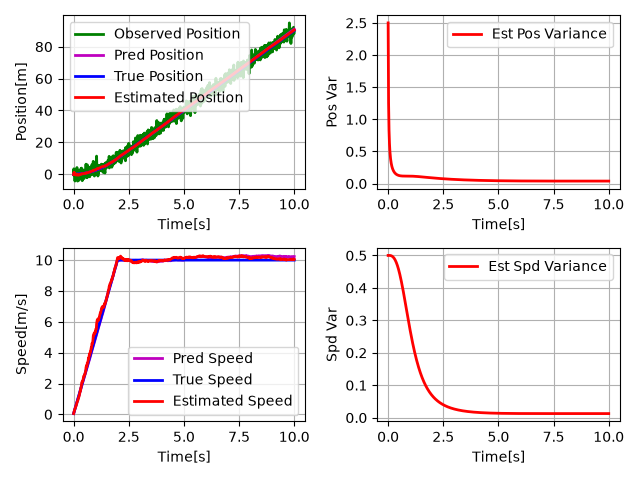

The Python source for this figure:
"""
kalman_filter_1d_pos_spd.py

Title: Kalman Filter 1D
Description: Estimates a 1 dimensional position and speed with a Linear Kalman Filter using a noisy acceleration and LiDAR observation
Author: Shisato Yano
"""

# Linear Kalman Filter sample program to estimate 1 dimensional position and speed.
#
# A vehicle drives at a velocity, v.
# The velocity, v is accelerated by acceleration, a.
# A LiDAR observes a distance to the vehicle, z.
# The acceleration, a and distance, z include Gussian noise.
# This system can predict the position and velocity with the acceleration
# and observe the distance with the LiDAR. And then, the position and velocity
# can be estimated by Kalman Filter.

import numpy as np
import matplotlib.pyplot as plt

# parameters
INTERVAL_SEC = 0.01
TIME_LIMIT_SEC = 10.0
TIME_LIMIT_ACCEL_SEC = 2.0
INPUT_ACCEL_MS2 = 5.0
INPUT_NOISE_VARIANCE = 0.5
OBSERVATION_NOISE_VARIANCE = 5.0

# flag to switch showing output graph or not
show_plot = True


class MotionModel:
    """
    Class to predict state (position and speed) by Linear Motion Model
    """

    def __init__(self, interval_sec, input_noise_variance):
        """
        Constructor
        interval_sec: interval time[s] to update this simulation
        input_noise_variance: variance of noise included in input acceleration
        """

        # set inputs as parameters
        self.DT = interval_sec
        self.Q = np.array([[input_noise_variance]])

        self.define_matrix_in_state_equation()
    
    def define_matrix_in_state_equation(self):
        self.F = np.array([[1.0, self.DT],
                           [0.0, 1.0]])
        
        self.G = np.array([[(self.DT ** 2)/2], 
                           [self.DT]])
    
    def calculate_state(self, x_prev, u):
        """
        Function of state equation
        This is used to predict vehicle's position and speed at next time
        by using acceleration input
        x_{t+1} = F * x_t + G * u_t

        x_prev: position and speed at previous time, x_t
        u: acceleration input, u_t
        """

        x_next = self.F @ x_prev + self.G @ u
        return x_next
    
    def calculate_covariance(self, p_prev):
        """
        Function to predict covariance of position and speed
        p_{t+1} = F * p^_t * F^T + G * Q * G^T

        p_prev: estimated covariance at previous time, p^_t
        """

        p_next = self.F @ p_prev @ self.F.T + self.G @ self.Q @ self.G.T
        return p_next


class ObservationModel:
    """
    Class to simulate position info obseved by LiDAR
    and to predict observation at predicted position, x_{t+1}
    """

    def __init__(self, observation_noise_variance):
        """
        Constructor
        observation_noise_variance: variance of noise included in observation
        """

        # set input as parameter
        self.R = np.array([[observation_noise_variance]])

        # define matrix in observation equation
        self.H = np.array([[1.0, 0.0]])
    
    def observe(self, x_true):
        """
        Function to simulate observation by including noise with the given standard deviation
        parameter, R
        x_true: true position
        """

        return x_true[0, 0] + np.random.randn() * np.sqrt(self.R)
    
    def calculate_observation(self, x_pred):
        """
        Function to predict observation at predicted position
        x_pred: predicted position by state equation, x_{t+1}
        """

        z_pred = self.H @ x_pred
        return z_pred


class KalmanFilter1dPosSpd:
    """
    Class to estimate state (position and speed) by Linear Kalman Filter
    """

    def __init__(self, motion_model, observation_model):
        """
        Constructor
        motion_model: motion model to predict state
        observation_model: model to predict observation at predicted position
        """

        self.mm = motion_model
        self.om = observation_model
    
    def calculate_innovation(self, z, x_pred):
        """
        Function to calculate innovation
        dz = z_{t+1} - H * x_{t+1}

        x_pred: predicted position with previous data, x_{t+1}
        """

        delta_z = z - self.om.calculate_observation(x_pred)
        return delta_z
    
    def calculate_obsrv_pred_err_cov(self, p_pred):
        """
        Function to calculate observation prediction error variance
        s_{t+1} = H * p_{t+1} * H^T + R

        p_pred: predicted variance with previous data, p_{t+1}
        """

        p_obsrv_pred_err = self.om.H @ p_pred @ self.om.H.T + self.om.R
        return p_obsrv_pred_err
    
    def calculate_kalman_gain(self, p_pred, p_obsrv_pred_err):
        """
        Function to calculate kalman gain
        k_{t+1} = p_{t+1} * H^T * s_{t+1}^{-1}

        p_pred: predicted variance with previous data, p_{t+1}
        p_obsrv_pred_err: observation prediction error variance, s_{t+1}
        """

        kalman_gain = p_pred @ self.om.H.T @ np.linalg.inv(p_obsrv_pred_err)
        return kalman_gain
    
    def calculate_state(self, x_pred, delta_z, kalman_gain):
        """
        Function to calculate position and speed
        x^_{t+1} = x_{t+1} + k_{t+1} * dz

        x_pred: predicted position and speed with previous data, x^_{t+1}
        delta_z: difference between observation and predicted observation, dz
        kalman_gain: kalman gain to update position and velocity, k_{t+1}
        """

        x_updated = x_pred + kalman_gain @ delta_z
        return x_updated
    
    def calculate_covariance(self, p_pred, kalman_gain, p_obsrv_pred_err):
        """
        Function to calculate covariane of position and speed
        p^_{t+1} = p_{t+1} - k_{t+1} * s_{t+1} * k_{t+1}^T

        p_pred: predicted covariance with previous data, p^_{t+1}
        kalman_gain: kalman gain to calculate position and speed, k_{t+1}
        p_obsrv_pred_err: observation prediction error variance, s_{t+1}
        """

        p_updated = p_pred - kalman_gain @ p_obsrv_pred_err @ kalman_gain.T
        return p_updated

    def estimate_state(self, x_prev, p_prev, u, z):
        """
        Function to estimate state and covariance by linear kalman filter
        Step 1: update state and covariance with previous data
        Step 2: update state and covariance with current observation

        x_prev: estimated state at previous time
        p_prev: estimated covariance at previous time
        u: acceleration input including gaussian noise
        z: observed position at current time including gaussian noise
        """

        # update with previous data
        x_pred = self.mm.calculate_state(x_prev, u)
        p_pred = self.mm.calculate_covariance(p_prev)

        # update with current observation
        delta_z = self.calculate_innovation(z, x_pred)
        p_obsrv_pred_err = self.calculate_obsrv_pred_err_cov(p_pred)
        kalman_gain = self.calculate_kalman_gain(p_pred, p_obsrv_pred_err)
        x_updated = self.calculate_state(x_pred, delta_z, kalman_gain)
        p_updated = self.calculate_covariance(p_pred, kalman_gain, p_obsrv_pred_err)

        return x_updated, p_updated


def decide_input_accel(elapsed_time_sec):
    """
    Function to decide acceleration input
    Increasing speed until time limit passed
    elapsed_time_sec: current elapsed time[sec]
    """

    if elapsed_time_sec <= TIME_LIMIT_ACCEL_SEC: input_accel_ms2 = INPUT_ACCEL_MS2
    else: input_accel_ms2 = 0.0

    return np.array([[input_accel_ms2]])


def add_noise_input_accel(input_accel_ms2):
    """
    Function to generate acceleration input 
    including gaussian noise
    input_accel_ms2: true acceleration input
    """

    input_accel_noise_ms2 = input_accel_ms2[0, 0] + np.random.randn() * np.sqrt(INPUT_NOISE_VARIANCE)
    return np.array([[input_accel_noise_ms2]])


def main():
    """
    main function
    """

    print(__file__ + " start!!")

    np.random.seed(42)

    # generate instances
    mm = MotionModel(interval_sec=INTERVAL_SEC, input_noise_variance=INPUT_NOISE_VARIANCE)
    om = ObservationModel(observation_noise_variance=OBSERVATION_NOISE_VARIANCE)
    kf = KalmanFilter1dPosSpd(motion_model=mm, observation_model=om)

    # initialize data
    input_accel_ms2 = 0.0
    elapsed_time_sec, time_list = 0.0, []
    true_state, true_pos_list, true_vel_list = np.zeros((2, 1)), [], []
    pred_state, pred_pos_list, pred_vel_list = np.zeros((2, 1)), [], []
    obsrv, obsrv_list = 0.0, []
    est_state = np.zeros((2, 1))
    est_cov = np.array([[OBSERVATION_NOISE_VARIANCE, 0.0], 
                        [0.0, INPUT_NOISE_VARIANCE]])
    est_pos_list, est_vel_list, est_pos_cov_list, est_vel_cov_list = [], [], [], []

    # initialize plot
    fig = plt.figure()
    # position plot
    ax_position = fig.add_subplot(2, 2, 1)
    ax_position.set_xlabel("Time[s]")
    ax_position.set_ylabel("Position[m]")
    ax_position.grid(True)
    # position variance plot
    ax_pos_var = fig.add_subplot(2, 2, 2)
    ax_pos_var.set_xlabel("Time[s]")
    ax_pos_var.set_ylabel("Pos Var")
    ax_pos_var.grid(True)
    # velocity plot
    ax_veloicity = fig.add_subplot(2, 2, 3)
    ax_veloicity.set_xlabel("Time[s]")
    ax_veloicity.set_ylabel("Speed[m/s]")
    ax_veloicity.grid(True)
    # velocity variance plot
    ax_vel_var = fig.add_subplot(2, 2, 4)
    ax_vel_var.set_xlabel("Time[s]")
    ax_vel_var.set_ylabel("Spd Var")
    ax_vel_var.grid(True)

    # simulate
    while TIME_LIMIT_SEC >= elapsed_time_sec:
        input_accel_ms2 = decide_input_accel(elapsed_time_sec=elapsed_time_sec)
        input_accel_noise_ms2 = add_noise_input_accel(input_accel_ms2)

        # calculate data
        true_state = mm.calculate_state(x_prev=true_state, u=input_accel_ms2)
        obsrv = om.observe(true_state)
        pred_state = mm.calculate_state(x_prev=pred_state, u=input_accel_noise_ms2)
        est_state, est_cov = kf.estimate_state(x_prev=est_state, p_prev=est_cov, 
                                               u=input_accel_noise_ms2, z=obsrv)

        # record data
        time_list.append(elapsed_time_sec)
        obsrv_list.append(obsrv[0, 0])
        true_pos_list.append(true_state[0, 0]), true_vel_list.append(true_state[1, 0])
        pred_pos_list.append(pred_state[0, 0]), pred_vel_list.append(pred_state[1, 0])
        est_pos_list.append(est_state[0, 0]), est_vel_list.append(est_state[1, 0])
        est_pos_cov_list.append(est_cov[0, 0]), est_vel_cov_list.append(est_cov[1, 1])

        # increment time
        elapsed_time_sec += INTERVAL_SEC
    
    # plot data
    ax_position.plot(time_list, obsrv_list, color='g', lw=2, label="Observed Position")
    ax_position.plot(time_list, pred_pos_list, color='m', lw=2, label="Pred Position")
    ax_position.plot(time_list, true_pos_list, color='b', lw=2, label="True Position")
    ax_position.plot(time_list, est_pos_list, color='r', lw=2, label="Estimated Position")
    ax_position.legend()
    ax_veloicity.plot(time_list, pred_vel_list, color='m', lw=2, label="Pred Speed")
    ax_veloicity.plot(time_list, true_vel_list, color='b', lw=2, label="True Speed")
    ax_veloicity.plot(time_list, est_vel_list, color='r', lw=2, label="Estimated Speed")
    ax_veloicity.legend()
    ax_pos_var.plot(time_list, est_pos_cov_list, color='r', lw=2, label="Est Pos Variance")
    ax_pos_var.legend()
    ax_vel_var.plot(time_list, est_vel_cov_list, color='r', lw=2, label="Est Spd Variance")
    ax_vel_var.legend()
    fig.tight_layout()
    
    # only when show plot flag is true, show output graph
    # when unit test is executed, this flag become false
    # and the graph is not shown
    if show_plot: plt.show()

    return True


# execute main process
if __name__ == "__main__":
    main()
